Frame 1 (no input): blank canvas, image omitted
Frame 60 (the mouse pressed at the canvas centre just before this capture): blank canvas, image omitted
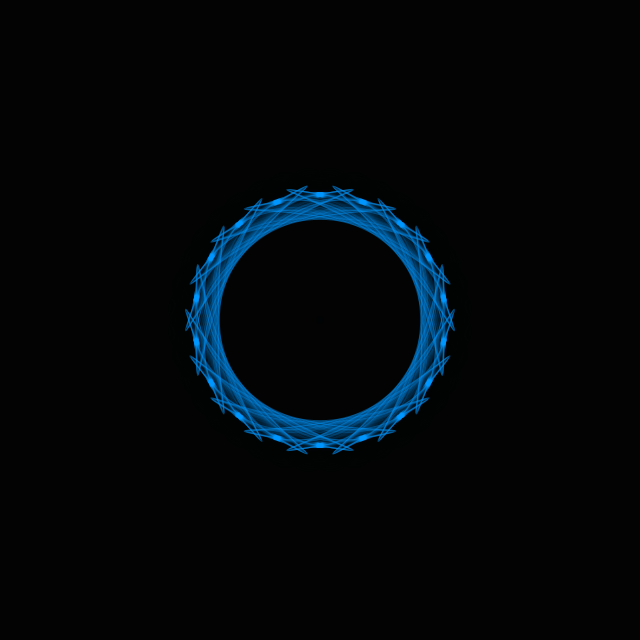
Frame 120 (the mouse held since frame 60 and released just before this capture)

The Processing sketch whose frames 1 and 60 were blank and that drew this single picture after the mouse press (run headless with seeded random() and noise(); from frame 60 on, the mouse is pressed at the canvas centre):

// Processing sketch: sketch_140913b
// ── sketch_140913b.pde
/* OpenProcessing Tweak of *@*http://www.openprocessing.org/sketch/160306*@* */
/* !do not delete the line above, required for linking your tweak if you upload again */
float amount = 20, num;

void setup() {
  size(640, 640);
  stroke(0, 150, 255, 100);
}

void draw() {
  fill(0, 40);
  rect(-1, -1, width+1, height+1);

  float maxX = map(mouseX, 0, width, 1, 250);

  translate(width/2, height/2);
  for (int i = 0; i < 360; i+=amount) {
    float x = sin(radians(i+num)) * maxX;
    float y = cos(radians(i+num)) * maxX;

    float x2 = sin(radians(i+amount-num)) * maxX;
    float y2 = cos(radians(i+amount-num)) * maxX;
    noFill();
    bezier(x, y, x+x2, y+y2, x2-x, y2-y, x2, y2);
    bezier(x, y, x-x2, y-y2, x2+x, y2+y, x2, y2);
    fill(0, 150, 255);
    ellipse(x, y, 5, 5);
    ellipse(x2, y2, 5, 5);
  }

  num += 0.5;
}
